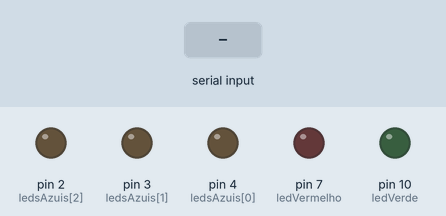
Simulated run of this sketch. Board: Arduino Uno, built with avr-gcc and run on an emulated ATmega328P. On the bench: output pins drawn as LEDs (lit = HIGH). The inputs (shaded band) are chosen by the test bench. Random numbers use the default seed unless the sketch sets one; what the sketch prints to the serial monitor is not drawn.

Above: at 1.2 s.
1.3 s: "90,45\n" received over Serial
At 4.4 s:
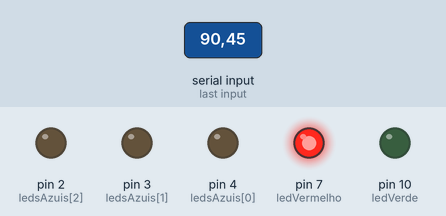
Timing chart, 0 to 12.9 s (numbered marks = the images above; inputs shaded):
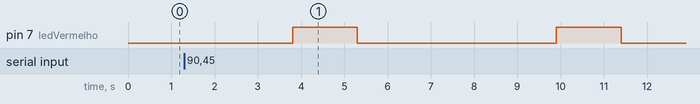

Measured:
- after the input at 1.3 s, pin 7 (ledVermelho): alternates HIGH for 1.5 s and LOW for 4.6 s, starting after 2.5 s

The sketch:

jogo_de_dados_servo_motor1.ino
```cpp
#include <Servo.h>
int palpite;
int acertos = 0;
int ledVermelho = 7;
int ledVerde = 10;
int ledsAzuis[] = {4, 3, 2};
Servo servoPorta;


void desenhaCabecalho() {
  Serial.println();
  Serial.println("-------------------------------");
  Serial.println("--- Programa: JOGO DE DADOS ---");
  Serial.println("-------------------------------");
  Serial.println();
}

void desenhaPontinhos(int qtdPontos = 5, int tempo = 500) {
  Serial.println();
  for (int i = 1; i <= qtdPontos; i++) {
    Serial.print(".");
    delay(tempo);
  }
  Serial.println();
}

void setup() {
  Serial.begin(9600);
  randomSeed(analogRead(0));

  pinMode(ledVermelho, OUTPUT);
  pinMode(ledVerde, OUTPUT);

  for (int i = 0; i < 4; i++) {
    pinMode(ledsAzuis[i], OUTPUT);
    digitalWrite(ledsAzuis[i], LOW);

  }


}

void loop() {
  desenhaCabecalho();

  Serial.println("Digite um palpite entre 1 e 6:");
  while (!Serial.available());
  palpite = Serial.parseInt();
  Serial.read();

  Serial.println("Jogando o dado...");
  desenhaPontinhos();

  int numeroSorteado = random(1, 7);

  Serial.println("Seu palpite: " + String(palpite));
  Serial.println("Numero do Dado: " + String(numeroSorteado));

  if (palpite == numeroSorteado) {
    Serial.println("Parabens! Voce acertou!");
    acertos++;
    Serial.println("Voce tem " + String(acertos) + " acertos.");

    digitalWrite(ledVerde, HIGH);
    delay(1500);
    digitalWrite(ledVerde, LOW);

    if (acertos <= 3) {
      digitalWrite(ledsAzuis[acertos - 1], HIGH);
    } else if (acertos == 3) {
      Serial.println("Todas as joias foram acesas!");
      Serial.println("A porta se abre!");
      servoPorta.write(180);
    }
  } else {
    Serial.println("Que pena! Tente novamente.");
    digitalWrite(ledVermelho, HIGH);
    delay(1500);
    digitalWrite(ledVermelho, LOW);
  }

  Serial.println();
  delay(2000);
}
```
